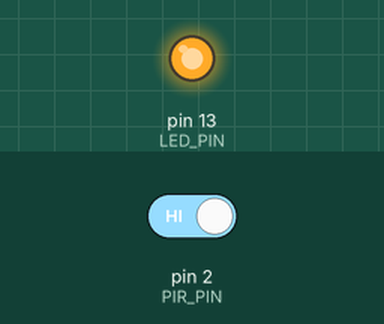
The sketch below on a simulated Arduino Uno, built with avr-gcc and run on an emulated ATmega328P. On the bench: output pins drawn as LEDs (lit = HIGH). Inputs (shaded band) come from the test bench; at power-on: pin 2 (PIR_PIN) HIGH.

Above: at 1.2 s.
1.3 s: pin 2 (PIR_PIN) driven LOW
At 1.8 s:
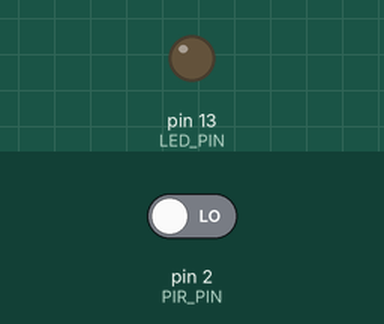
2.8 s: pin 2 (PIR_PIN) driven HIGH
At 4.1 s:
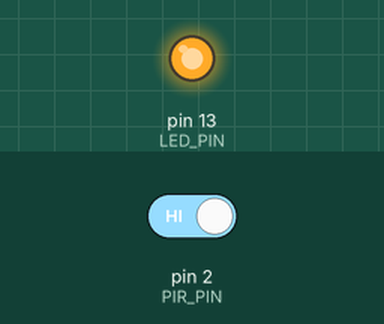
Timing chart, 0 to 5.8 s (numbered marks = the images above; inputs shaded):
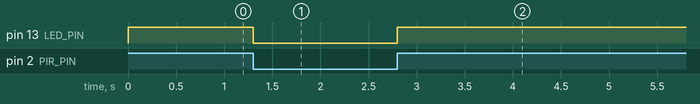

The sketch:

PIR_Test.ino
```cpp
const int PIR_PIN = 2;
const int LED_PIN = 13;

void setup() {
  // put your setup code here, to run once:
  pinMode(PIR_PIN, INPUT);
  pinMode(LED_PIN, OUTPUT);
}

void loop() {
  // put your main code here, to run repeatedly:
  digitalWrite(LED_PIN, digitalRead(PIR_PIN));
}
```

Measured:
- after the input at 1.3 s, pin 13 (LED_PIN): HIGH → LOW at once
- after the input at 2.8 s, pin 13 (LED_PIN): LOW → HIGH at once
